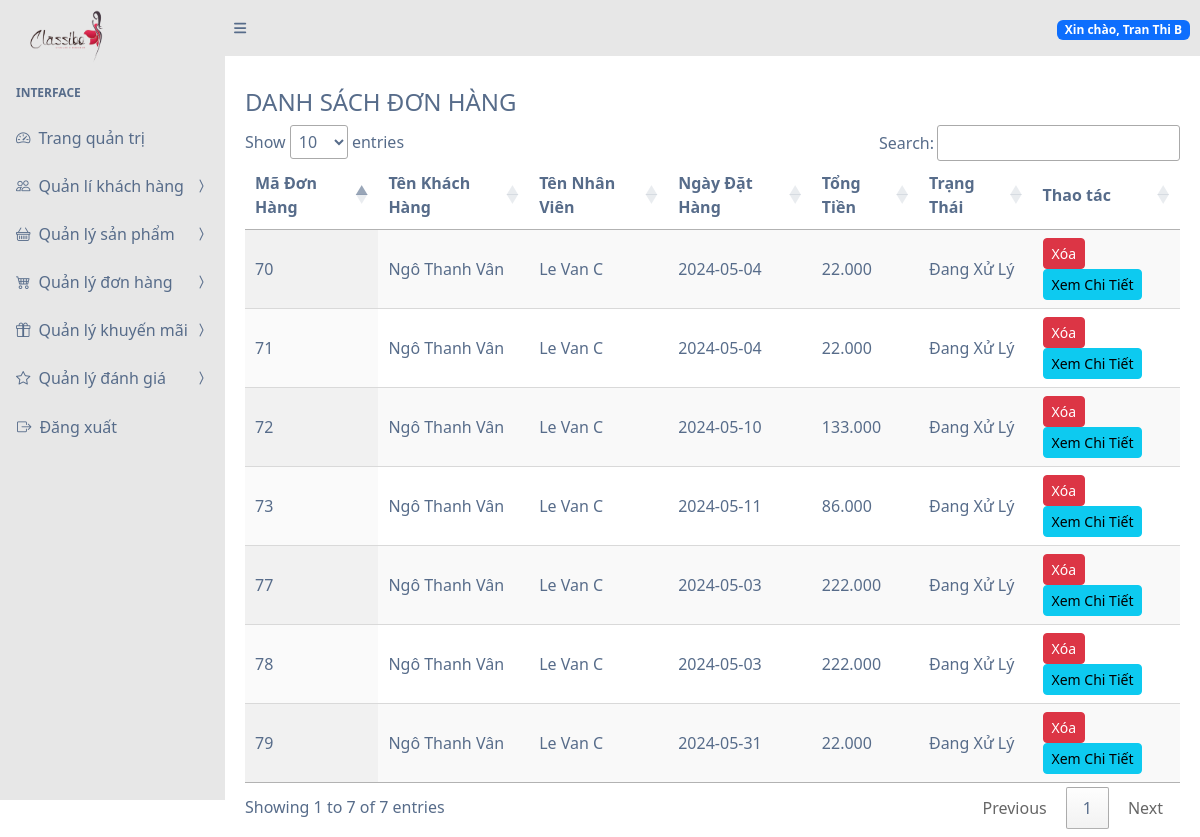
Screenshot of /?page=view-orders (signed in) with the database file from the repository.
### tables this page shows
CREATE TABLE `donhang` (
  `ma_don_hang` int(11) NOT NULL,
  `ma_khach_hang` int(11) DEFAULT NULL,
  `ma_nhan_vien` int(11) DEFAULT NULL,
  `ngay_dat_hang` date DEFAULT NULL,
  `tong_tien` decimal(10,3) DEFAULT NULL,
  `trang_thai` varchar(50) DEFAULT NULL,
  `id_khuyen_mai` int(11) DEFAULT NULL
);

CREATE TABLE `khachhang` (
  `ma_khach_hang` int(11) NOT NULL,
  `ten_khach_hang` varchar(100) DEFAULT NULL,
  `email_khach_hang` varchar(100) DEFAULT NULL,
  `so_dien_thoai_khach_hang` varchar(20) DEFAULT NULL,
  `dia_chi` text
);

CREATE TABLE `nhanvien` (
  `ma_nhan_vien` int(11) NOT NULL,
  `ten_nhan_vien` varchar(100) DEFAULT NULL,
  `email_nhan_vien` varchar(100) DEFAULT NULL,
  `mat_khau_nhan_vien` varchar(100) DEFAULT NULL
);

### views/view-orders.php (the view, shortened to what this page needs)
<?php
include 'config/mysql_connection.php';
$query_orders = "SELECT dh.ma_don_hang, dh.ma_khach_hang, kh.ten_khach_hang, dh.ma_nhan_vien, nv.ten_nhan_vien, dh.ngay_dat_hang, dh.tong_tien, dh.trang_thai
                FROM DonHang dh
                LEFT JOIN KhachHang kh ON dh.ma_khach_hang = kh.ma_khach_hang
                LEFT JOIN NhanVien nv ON dh.ma_nhan_vien = nv.ma_nhan_vien";
$result_orders = $conn->query($query_orders);
?>
<div class="container mt-4">
    <h4>DANH SÁCH ĐƠN HÀNG</h4>
    <table id="orderTable" class="display">
        <thead>
            <tr>
                <th>Mã Đơn Hàng</th>
                <th>Tên Khách Hàng</th>
                <th>Tên Nhân Viên</th>
                <th>Ngày Đặt Hàng</th>
                <th>Tổng Tiền</th>
                <th>Trạng Thái</th>
                <th>Thao tác</th>
            </tr>
        </thead>
        <tbody>
            <?php
            while ($row = $result_orders->fetch_assoc()) {
                echo "<tr>";
                echo "<td>" . $row['ma_don_hang'] . "</td>";
                echo "<td>" . $row['ten_khach_hang'] . "</td>";
                echo "<td>" . $row['ten_nhan_vien'] . "</td>";
                echo "<td>" . $row['ngay_dat_hang'] . "</td>";
                echo "<td>" . $row['tong_tien'] . "</td>";
                echo "<td>" . $row['trang_thai'] . "</td>";
                echo "<td>";
                echo "<button type='button' class='btn btn-danger btn-sm deleteBtn' data-id='" . $row['ma_don_hang'] . "' data-name='Đơn hàng " . $row['ma_don_hang'] . "'>Xóa</button>";
                echo "<a href='./?page=view-order-detail&id=" . $row['ma_don_hang'] . "' class='btn btn-info btn-sm'>Xem Chi Tiết</a>";
                echo "</td>";
                echo "</tr>";
            }
            ?>
        </tbody>
    </table>
</div>

### rows the page displays
donhang: ma_don_hang "70", ma_khach_hang.ten_khach_hang "Ngô Thanh Vân", ma_nhan_vien.ten_nhan_vien "Le Van C", ngay_dat_hang "2024-05-04", tong_tien "22.000", trang_thai "Đang Xử Lý"
donhang: ma_don_hang "71", ma_khach_hang.ten_khach_hang "Ngô Thanh Vân", ma_nhan_vien.ten_nhan_vien "Le Van C", ngay_dat_hang "2024-05-04", tong_tien "22.000", trang_thai "Đang Xử Lý"
donhang: ma_don_hang "72", ma_khach_hang.ten_khach_hang "Ngô Thanh Vân", ma_nhan_vien.ten_nhan_vien "Le Van C", ngay_dat_hang "2024-05-10", tong_tien "133.000", trang_thai "Đang Xử Lý"
donhang: ma_don_hang "73", ma_khach_hang.ten_khach_hang "Ngô Thanh Vân", ma_nhan_vien.ten_nhan_vien "Le Van C", ngay_dat_hang "2024-05-11", tong_tien "86.000", trang_thai "Đang Xử Lý"
donhang: ma_don_hang "77", ma_khach_hang.ten_khach_hang "Ngô Thanh Vân", ma_nhan_vien.ten_nhan_vien "Le Van C", ngay_dat_hang "2024-05-03", tong_tien "222.000", trang_thai "Đang Xử Lý"
donhang: ma_don_hang "78", ma_khach_hang.ten_khach_hang "Ngô Thanh Vân", ma_nhan_vien.ten_nhan_vien "Le Van C", ngay_dat_hang "2024-05-03", tong_tien "222.000", trang_thai "Đang Xử Lý"
donhang: ma_don_hang "79", ma_khach_hang.ten_khach_hang "Ngô Thanh Vân", ma_nhan_vien.ten_nhan_vien "Le Van C", ngay_dat_hang "2024-05-31", tong_tien "22.000", trang_thai "Đang Xử Lý"

### other values shown
$_SESSION['username'] "Tran Thi B"
